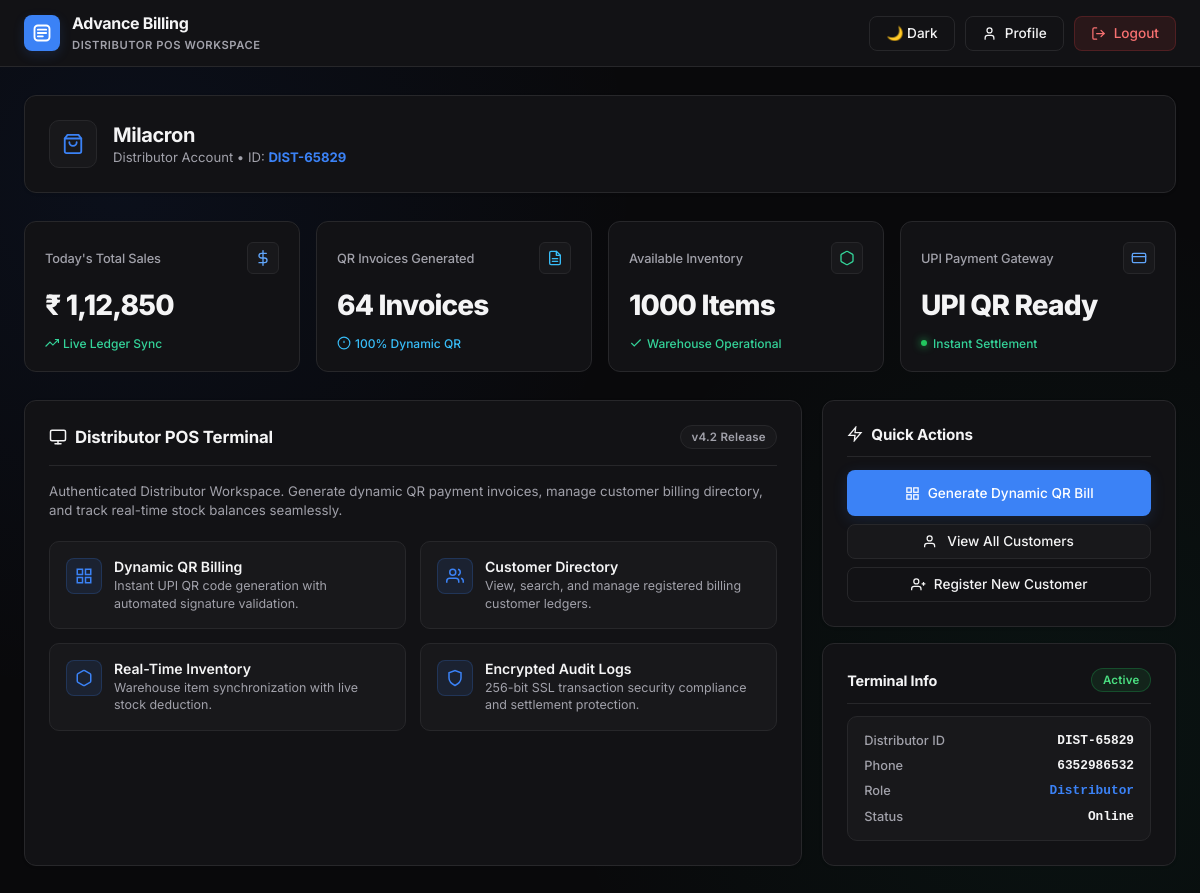
The page /distributor-dashboard/ (signed in) on the database as committed earlier.
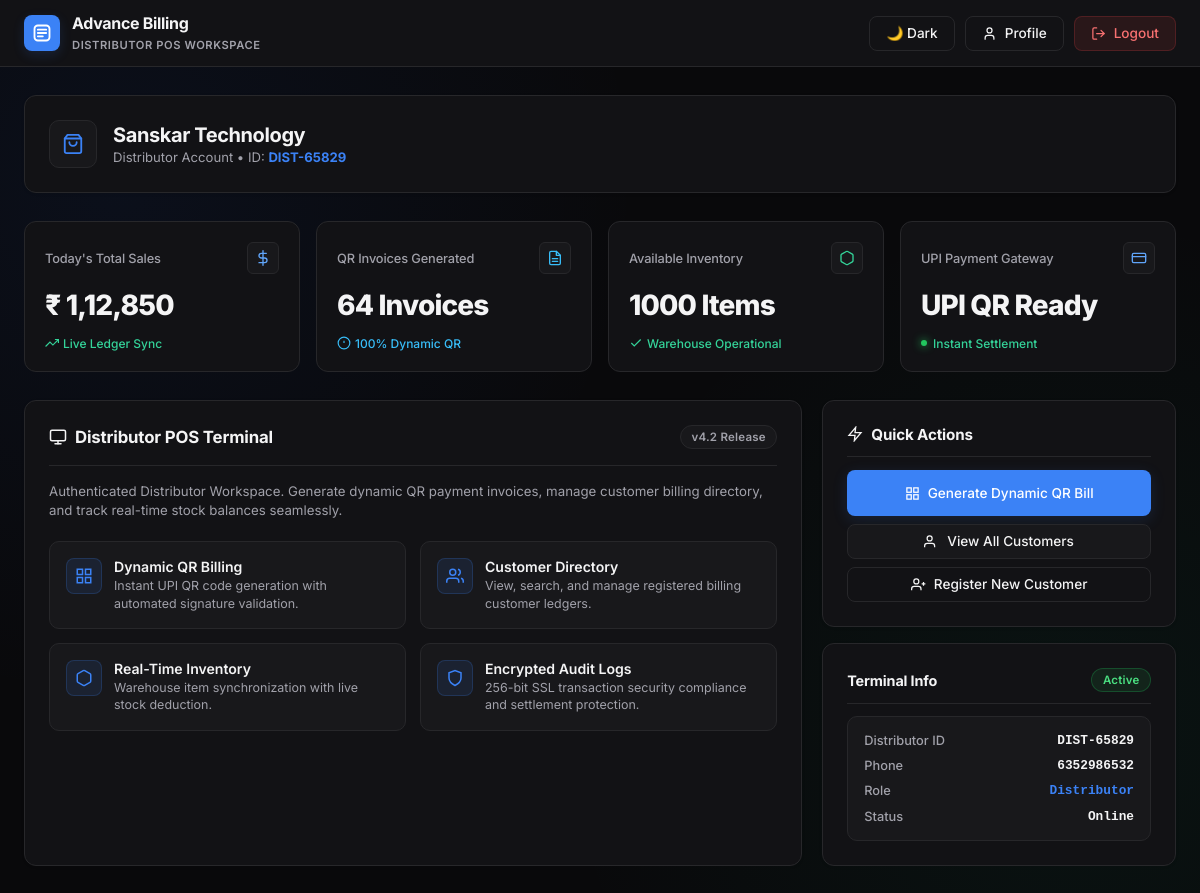
The same page on the database as committed later.
### billing/models.py (models this page shows, shortened)
class User(models.Model):
    name = models.CharField(max_length=100, blank=True)
    email = models.EmailField(unique=True)
    password = models.CharField(max_length=255)
    phone = models.CharField(max_length=20, blank=True, null=True)
    distributor_id = models.CharField(max_length=50, blank=True, null=True, unique=True)
    company_name = models.CharField(max_length=150, blank=True)
    usertype = models.CharField(max_length=20, default='distributor')  # 'distributor' or 'admin'
    today_sales = models.DecimalField(max_digits=12, decimal_places=2, default=0.00)
    available_inventory = models.IntegerField(default=1000)

### billing/views.py (the view)
# urls.py: path('distributor-dashboard/', views.distributor_dashboard, name='distributor_dashboard'),
def distributor_dashboard(request):
    try:
        user_id = request.session.get('user_id')
        if not user_id:
            return redirect('index')
        user = User.objects.get(id=user_id, usertype='distributor')
        return render(request, 'billing/distributor-dashboard.html', {'user': user, 'profile': user})
    except User.DoesNotExist:
        messages.error(request, "Access restricted to Distributors only..!")
        return redirect('index')
    except Exception:
        return redirect('index')

### billing/templates/billing/distributor-dashboard.html (shortened to what the changed rows need)
{% load static %}
<!DOCTYPE html>
<html lang="en">
<head>
    <link rel="stylesheet" href="{% static 'assets/css/styles.css' %}?v=2">
</head>
<body class="theme-distributor">
    <header class="top-navbar">
        <div class="nav-inner">
            <a href="{% url 'distributor_dashboard' %}" class="brand-container">
                <div class="brand-titles">
                    <h1>Advance Billing</h1>
                </div>
            </a>
        </div>
    </header>
    <main class="dashboard-container">
        <div class="shadcn-card">
            <div class="hero-banner">
                <div class="user-identity">
                    <div class="user-meta">
                        <h2 id="distributor-name">{{ profile.company_name|default:request.user.username }}</h2>
                        <p>Distributor Account &bull; ID: <strong style="color: var(--dist-primary);">{{ profile.distributor_id }}</strong></p>
                    </div>
                </div>
            </div>
        </div>
        <div class="metrics-grid">
            <div class="metric-card">
                <div class="metric-top">
                    <span class="metric-label">Today's Total Sales</span>
                    <div class="metric-icon text-blue">
                    </div>
                </div>
                <div class="metric-number">₹ {{ profile.today_sales|default:"1,12,850" }}</div>
                <div class="metric-foot text-emerald">
                    <svg width="14" height="14" viewBox="0 0 24 24" fill="none" stroke="currentColor" stroke-width="2"><polyline points="23 6 13.5 15.5 8.5 10.5 1 18"/><polyline points="17 6 23 6 23 12"/></svg>
                    <span>Live Ledger Sync</span>
                </div>
            </div>
            <div class="metric-card">
                <div class="metric-top">
                    <span class="metric-label">Available Inventory</span>
                    <div class="metric-icon text-emerald">
                    </div>
                </div>
                <div class="metric-number">{{ profile.available_inventory|default:"2,840" }} Items</div>
                <div class="metric-foot text-emerald">
                    <svg width="14" height="14" viewBox="0 0 24 24" fill="none" stroke="currentColor" stroke-width="2"><polyline points="20 6 9 17 4 12"/></svg>
                    <span>Warehouse Operational</span>
                </div>
            </div>
        </div>
        <div class="content-grid">
            <div class="widget-stack">
                <div class="shadcn-card">
                    <div class="status-box">
                        <div class="status-box-row">
                            <span>Distributor ID</span>
                            <span>{{ profile.distributor_id }}</span>
                        </div>
                        <div class="status-box-row">
                            <span>Phone</span>
                            <span>{{ profile.phone|default:"Connected" }}</span>
                        </div>
                    </div>
                </div>
            </div>
        </div>
    </main>
</body>
</html>

Rows that differ between the two databases and show on the page:
changed User "DIST-65829": company_name "Milacron" → "Sanskar Technology"
